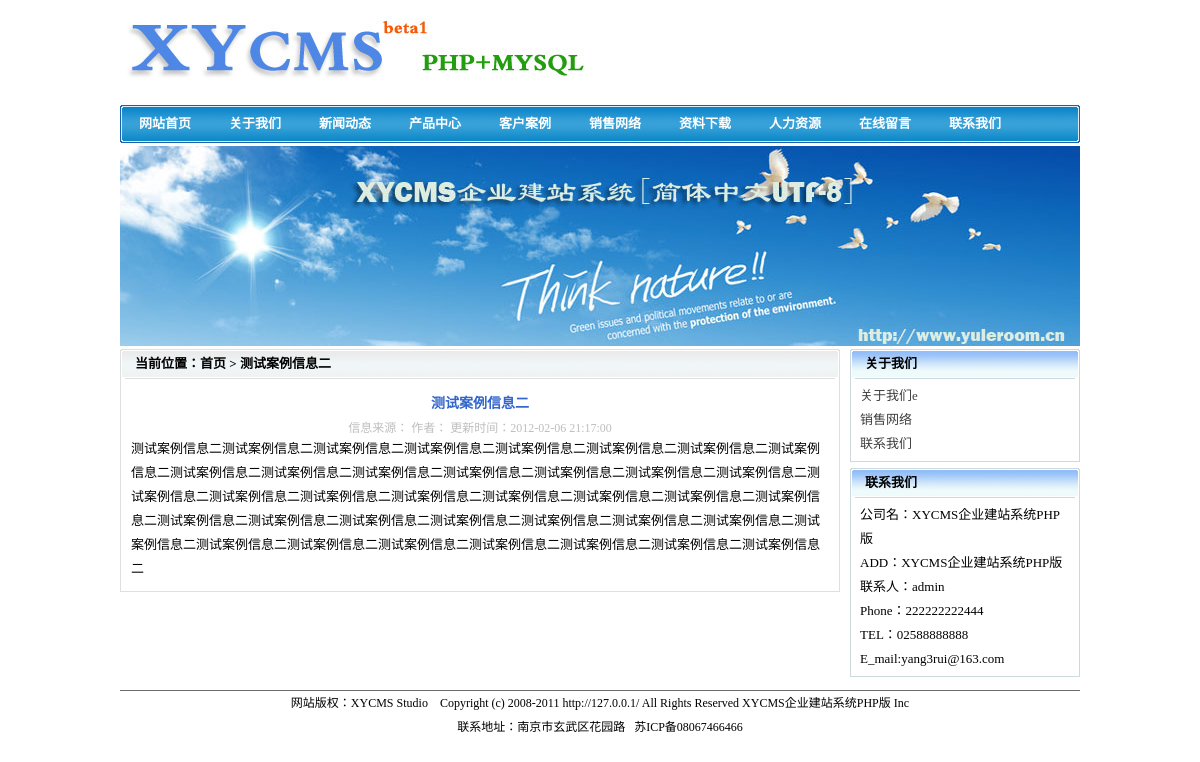
Page /showcase.php?id=3 on the committed database.
### tables this page shows
CREATE TABLE IF NOT EXISTS `config` (
  `id` int(11) NOT NULL AUTO_INCREMENT,
  `wzname` varchar(255) NOT NULL,
  `descriptions` varchar(255) NOT NULL,
  `keywords` varchar(255) NOT NULL,
  `wzurl` varchar(255) NOT NULL,
  `icp` varchar(255) NOT NULL,
  `managename` varchar(255) NOT NULL,
  `email` varchar(255) NOT NULL,
  `telnum` varchar(255) NOT NULL,
  `phonenum` bigint(20) NOT NULL,
  `faxnum` varchar(255) NOT NULL,
  `qqnum` bigint(20) NOT NULL,
  `address` varchar(255) NOT NULL,
  `wzlogo` varchar(255) NOT NULL,
  `wzlogow` int(11) NOT NULL,
  `wzlogoh` int(11) NOT NULL,
  `gbook_sh` int(11) NOT NULL,
  `on_run` int(11) NOT NULL,
  `off_dc` text NOT NULL,
  PRIMARY KEY (`id`)
);

CREATE TABLE IF NOT EXISTS `menu` (
  `id` int(11) NOT NULL AUTO_INCREMENT,
  `m_title` varchar(255) NOT NULL,
  `m_url` varchar(255) NOT NULL,
  `m_open` varchar(255) NOT NULL,
  `m_px` int(11) NOT NULL,
  PRIMARY KEY (`id`)
);

CREATE TABLE IF NOT EXISTS `xy_case` (
  `id` int(11) NOT NULL AUTO_INCREMENT,
  `title` varchar(255) NOT NULL,
  `keywords` varchar(255) NOT NULL,
  `descriptions` varchar(255) NOT NULL,
  `case_dc` varchar(255) NOT NULL,
  `img` varchar(255) NOT NULL,
  `info_from` varchar(255) NOT NULL,
  `info_auth` varchar(255) NOT NULL,
  `content` text NOT NULL,
  `c_date` datetime NOT NULL,
  PRIMARY KEY (`id`)
);

CREATE TABLE IF NOT EXISTS `common` (
  `id` int(11) NOT NULL AUTO_INCREMENT,
  `title` varchar(255) NOT NULL,
  `keywords` varchar(255) NOT NULL,
  `descriptions` varchar(255) NOT NULL,
  `pl_id` int(11) NOT NULL,
  `info_from` varchar(255) NOT NULL,
  `info_auth` varchar(255) NOT NULL,
  `content` text NOT NULL,
  `c_date` datetime NOT NULL,
  PRIMARY KEY (`id`)
);

### inc/function.php (called while the page is built, shortened)
<?php
function xycms_inject_check($sql_str){
  return eregi('select|insert|update|delete|\'|\/\*|\*|\.\.\/|\.\/|union|into|load_file|outfile',$sql_str);
}
function verify_id($id=null){
  if($id){
    $id = intval($id);
	}
  return $id;
}
function verify_null($null,$text){
if($null==""){
  exit($text.'不能为空');
  }else{
    return $null;
  }
}
?>

### showcase.php (the view, shortened to what this page needs)
<?php include_once 'inc/function.php';?>
<?php include_once 'inc/xycms.php';?>
<?php
$id=verify_null(verify_id($_GET['id']),"参数");
$ssql="select * from xy_case where id=$id";
$sresult=mysql_query($ssql);
if(!$num=mysql_num_rows($sresult)){
	echo "没有这条记录";
	echo "<br/>";
	echo "<a href='javascript:history.go(-1)'>返回上一页！</a>";
	exit;
	}else{
	 $rss=mysql_fetch_array($sresult);
?>
<!DOCTYPE html PUBLIC "-//W3C//DTD XHTML 1.0 Transitional//EN" "http://www.w3.org/TR/xhtml1/DTD/xhtml1-transitional.dtd">
<html xmlns="http://www.w3.org/1999/xhtml">
<head>
<link href="style/index.css" type="text/css" rel="stylesheet" />
</head>
<body>
<div id="contain">
  <div id="head">
    <?php include_once 'header.php';?>
  </div>
  <div id="focus">
    <img src="adv/focus.jpg" alt="焦点图" />
  </div>
  <div id="dc">
    <div class="dc_l">
      <div class="dc_l_t">
        <h3>当前位置：首页 > <?php echo $rss['title'];?></h3>
      </div>
      <div class="dc_l_c">
        <div class="dc_l_c_s">
          <div class="dc_l_c_s_t">
            <?php echo $rss['title'];?>
          </div>
          <div class="dc_l_c_s_l">
            信息来源：<?php echo $rss['info_from'];?> 作者：<?php echo $rss['info_auth'];?> 更新时间：<?php echo $rss['c_date'];?>
          </div>
          <div class="dc_l_c_s_c">
            <?php echo $rss['content'];?>
            <?php }?>
          </div>
        </div>
      </div>
    </div>
    <div class="dc_r">
      <div class="dc_r_t">
        <h3>关于我们</h3>
      </div>
      <div class="dc_r_c">
        <div class="dc_r_c_c">
          <ul>
            <?php echo xycms_commonlist();?>
          </ul>
        </div>
      </div>
      <div class="dc_r_t">
        <h3>联系我们</h3>
      </div>
      <div class="dc_r_c">
        <div class="dc_r_c_c">
          <ul>
            <li>公司名：<?php echo $wzname;?></li>
            <li>ADD：<?php echo $wzname;?></li>
            <li>联系人：<?php echo $managename;?></li>
            <li>Phone：<?php echo $phonenum;?></li>
            <li>TEL：<?php echo $telnum;?></li>
            <li>E_mail:<?php echo $email;?></li>
          </ul>
        </div>
      </div>
    </div>
  </div>
  <div id="foot">
    <?php include_once 'footer.php'; ?>
  </div>
</div>
</body>
</html>

### header.php (shortened to what this page needs)
<div class="h_logo">
  <img src="<?php echo $wzlogo;?>" width="<?php echo $wzlogow;?>" height="<?php echo $wzlogoh;?>" alt="<?php echo $wzname;?>" />
</div>
<div class="h_nav">
  <ul>
    <?php
    $sql="select * from menu order by m_px asc";
    $result=mysql_query($sql);
    while($rs=mysql_fetch_array($result)){
    ?>
    <li><a href="<?php echo $rs['m_url'];?>" target="<?php echo $rs['m_open'];?>" title="<?php echo $rs['m_title'];?>"><?php echo $rs['m_title'];?></a></li>
    <?php
    }
	?>
  </ul>
</div>

### inc/xycms.php (shortened to what this page needs)
<?php
$sql="select * from config where id=1";
$result=mysql_query($sql);
$rs=mysql_fetch_array($result);
$wzname=$rs['wzname'];
$wzurl=$rs['wzurl'];
$icp=$rs['icp'];
$managename=$rs['managename'];
$email=$rs['email'];
$telnum=$rs['telnum'];
$phonenum=$rs['phonenum'];
$address=$rs['address'];
$wzlogo=$rs['wzlogo'];
$wzlogow=$rs['wzlogow'];
$wzlogoh=$rs['wzlogoh'];
function xycms_commonlist(){
  $sql="select * from common order by id asc";
  $result=mysql_query($sql);
  while($rs=mysql_fetch_array($result)){
    echo "<li><a href='common.php?id=".$rs['id']."' target='_blank'>".$rs['title']."</a></li>";
  }
}
?>

### footer.php
<div class="foot_line">
</div>
<div class="foot_dc">
网站版权：XYCMS Studio&nbsp;&nbsp;&nbsp;&nbsp;Copyright (c) 2008-2011 <?php echo $wzurl;?> All Rights Reserved  <?php echo $wzname;?> Inc
</div>
<div class="foot_dc">
联系地址：<?php echo $address;?> &nbsp; <?php echo $icp;?>
</div>

### style/index.css (style rules this page uses)
* { margin:0px; padding:0px; }
body { font-size:12px; }
img { border:0; }
ul { list-style:none; }
a { text-decoration:none; color:#3E3E3E; }
h3 { font:bold 13px/30px "宋体"; padding-left:15px; }
#contain { width:964px; margin:0px auto; }
#head { width:960px; margin:0px auto; }
.h_logo { width:960px; height:100px; }
.h_nav { width:960px; height:38px; margin-top:5px; background:url(../images/nav_bg.gif) no-repeat; }
.h_nav li { width:90px; float:left; text-align:center; font:bold 13px/38px "宋体"; color:#FFFFFF; }
.h_nav li a:link { color:#FFFFFF; }
#focus { width:960px; margin:3px auto; font-size:0px; }
#foot { width:960px; margin:5px auto; }
.foot_line { width:100%; height:2px; overflow:hidden; border-bottom:1px #6C6C6C solid; }
.foot_dc { width:100%; line-height:24px; text-align:center; }
#dc { width:960px; margin:0px auto; }
.dc_l { width:720px; float:left; margin-right:10px; }
.dc_l_t { width:100%; height:30px; background:url(../images/r_t.gif) no-repeat; }
.dc_l_c { width:718px; border:1px #dee0e0 solid; border-top-style:none; overflow:hidden; margin-bottom:6px; }
.dc_l_c_s { width:698px; margin:10px; overflow:hidden; }
.dc_l_c_s_t { width:100%; height:30px; text-align:center; font:bold 14px/30px "宋体"; color:#3366CC; }
.dc_l_c_s_l { width:100%; height:18px; text-align:center; font:12px/18px "宋体"; color:#BEBEBE; }
.dc_l_c_s_c { width:100%; font:13px/24px Arial, Helvetica, sans-serif; }
.dc_r { width:230px; float:right; }
.dc_r_t { wwidth:100%; height:30px; background:url(../images/l_t.gif) no-repeat; }
.dc_r_c { width:228px; border:1px #ccdae0 solid; border-top-style:none; overflow:hidden; margin-bottom:6px; }
.dc_r_c_c { width:210px; margin:5px 9px; overflow:hidden; }
.dc_r_c_c li { font:13px/24px "宋体"; }

### rows in the picture
config: wzlogo (picture), wzname "XYCMS企业建站系统PHP版", managename "admin", phonenum "222222222444", telnum "02588888888", email "yang3rui@163.com", wzurl "http://127.0.0.1/", address "南京市玄武区花园路", icp "苏ICP备08067466466"
menu: m_title "网站首页"
menu: m_title "关于我们"
menu: m_title "新闻动态"
menu: m_title "产品中心"
menu: m_title "客户案例"
menu: m_title "销售网络"
menu: m_title "资料下载"
menu: m_title "人力资源"
menu: m_title "在线留言"
menu: m_title "联系我们"
xy_case: title "测试案例信息二", c_date "2012-02-06 21:17:00", content "测试案例信息二测试案例信息二测试案例信息二测试案例信息二测试案例信息二测试案例信息二测试案例信息二测试案例信息二测试案例信息二测试案例信息二测试案例信息二测试案例信息二测试案例信息二测试案例信息二测试案例信息二测试案例信息二测试案例信息二测试案例信息二测试案例信息二测试案例信息二测试案例信息二测试案例信息二测试案例信息二测试案例信息二测试案例信息二测试案例信息二测试案例信息二测试案例信息二测试案例信息二测试案例信息二测试案例信息二测试案例信息二测试案例信息二测试案例信息二测试案例信息二测试案例信息二测试案例信息二测试案例信息二"
common: title "关于我们e"
common: title "销售网络"
common: title "联系我们"
